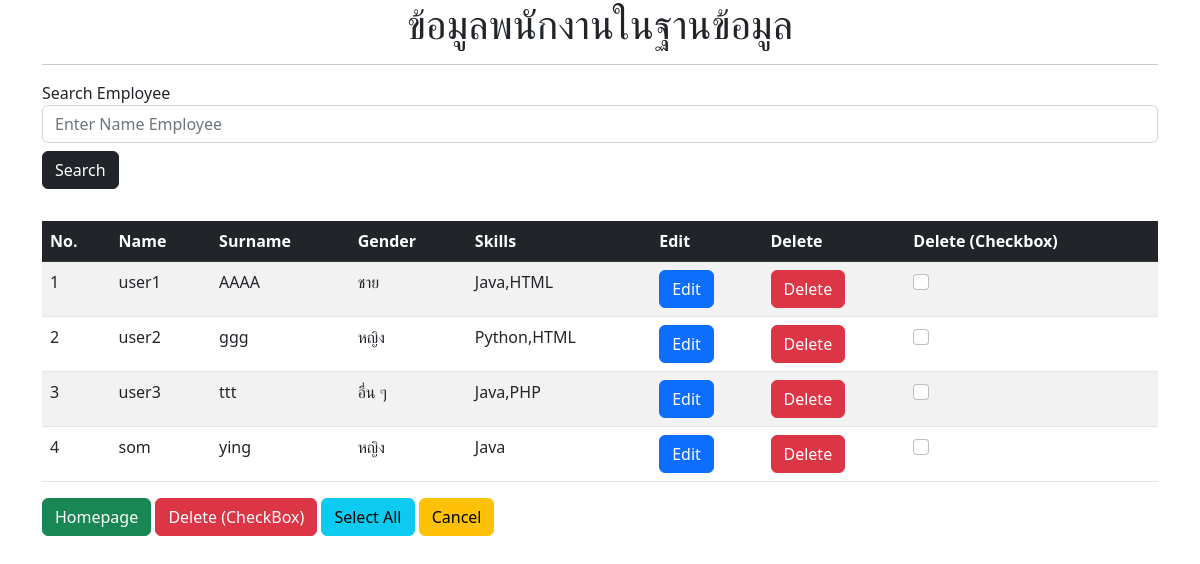
The app's page /searchData.php with its own data.
### tables this page shows
CREATE TABLE IF NOT EXISTS `employees` (
  `id` int NOT NULL AUTO_INCREMENT,
  `fname` varchar(255) NOT NULL,
  `lname` varchar(255) NOT NULL,
  `gender` varchar(20) NOT NULL,
  `skills` varchar(255) NOT NULL,
  PRIMARY KEY (`id`)
);

### searchData.php (the view, shortened to what this page needs)
<?php
    require_once("dbconnect.php");
    $name = $_POST['empname'];
    $sql = "SELECT * FROM employees WHERE fname LIKE '%$name%' ";
    $result = mysqli_query($connect, $sql);
    $count = mysqli_num_rows($result);
    $order = 1;
?>
<!DOCTYPE html>
<html lang="en">
<head>
    <link href="https://cdn.jsdelivr.net/npm/bootstrap@5.2.3/dist/css/bootstrap.min.css" rel="stylesheet">
</head>
<body>
    <div class="container">
        <h1 class="text-center">ข้อมูลพนักงานในฐานข้อมูล</h1>
        <hr>
        <?php if ($count > 0) { ?>
            <form action="searchData.php" method="POST">
                <label for="">Search Employee</label>
                <input class="form-control" type="text" placeholder="Enter Name Employee" name="empname">
                <input type="submit" value="Search" class="btn btn-dark my-2">
            </form>
            <br>
            <table class="table table-striped">
                <thead class="table-dark">
                    <tr>
                        <th>No.</th>
                        <th>Name</th>
                        <th>Surname</th>
                        <th>Gender</th>
                        <th>Skills</th>
                        <th>Edit</th>
                        <th>Delete</th>
                        <th>Delete (Checkbox)</th>
                    </tr>
                </thead>
                <tbody>
                    <?php while ($row = mysqli_fetch_assoc($result)) { ?>
                        <tr>
                            <td><?php echo $order++; ?></td>
                            <td><?php echo $row["fname"]; ?></td>
                            <td><?php echo $row["lname"]; ?></td>
                            <td>
                                <?php
                                $gender = $row["gender"];
                                if ($gender == "Male") {
                                    echo "ชาย";
                                } elseif ($gender == "Female") {
                                    echo "หญิง";
                                } else {
                                    echo "อื่น ๆ";
                                }
                                ?>
                            </td>
                            <td><?php echo $row["skills"]; ?></td>
                            <td>
                                <a href="editForm.php?id=<?php echo $row["id"] ?>" class="btn btn-primary">Edit</a>
                            </td>
                            <td>
                                <a href="deleteQueryString.php?idemp=<?php echo $row["id"];  ?>" class="btn btn-danger" onclick="return confirm('Do you want delete')" ;>Delete</a>
                            </td>
                            <form action="multipleDelete.php" method="post">
                                <td>
                                    <input class="form-check-input" type="checkbox" name="idcheckbok[]" value="<?php echo $row["id"]; ?>">
                                </td>
                        </tr>
                    <?php } ?>
                </tbody>
            </table>
        <?php } else { ?>
            <div class="alert alert-danger">
                <strong>No Employee Information Found.</strong>
            </div>
        <?php } ?>
        <a href="index.php" class="btn btn-success">Homepage</a>
        <?php if ($count > 0) { ?>
        <input type="submit" class="btn btn-danger" value="Delete (CheckBox)">
        <button class="btn btn-info" onclick="checkAll()">Select All</button>
        <button class="btn btn-warning" onclick="uncheckAll()">Cancel</button>
        <?php } ?>
    </div>
</body>
</html>

### records on screen
employees: fname "user1", lname "AAAA", gender "ชาย", skills "Java,HTML"
employees: fname "user2", lname "ggg", gender "หญิง", skills "Python,HTML"
employees: fname "user3", lname "ttt", gender "อื่น ๆ", skills "Java,PHP"
employees: fname "som", lname "ying", gender "หญิง", skills "Java"
